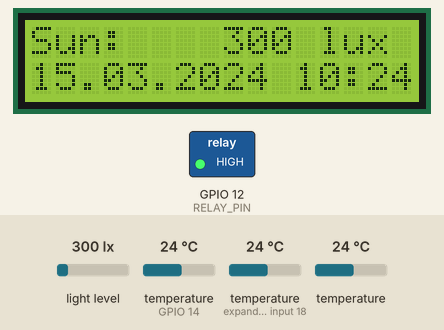
This sketch was run on a simulated ESP8266 (NodeMCU). On the bench: 16×2 character LCD, switched loads named in the sketch (green lamp = pin HIGH). Inputs (shaded band) come from the test bench; at power-on: temperature (sensors on GPIO 14, expander input 18) 24 °C, light level 300 lx, temperature 24 °C. WiFi joins after 1.5 s; servers stay silent unless stated; the local clock reads 2024-03-15 10:24:30 at power-on unless the sketch sets it; web services answer with replies made up by the test bench; what the sketch prints to the serial monitor is not drawn.

Above: at 12.4 s.
12.5 s: temperature (sensor on GPIO 14) set to 12 °C
At 17.7 s:
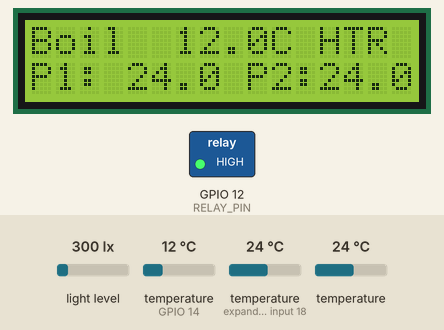
18.6 s: light level set to 1000 lx
At 22.7 s:
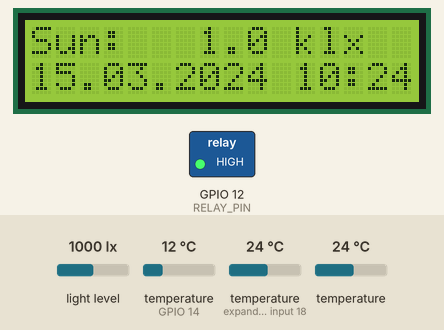
24.8 s: temperature (sensor on expander input 18) set to 12 °C
At 27.21 s:
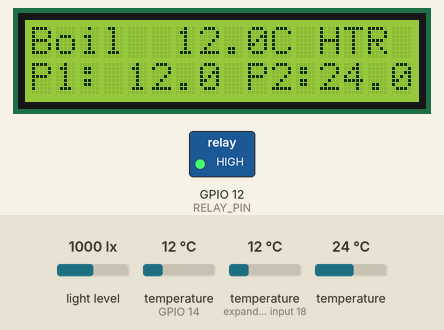
28.8 s: temperature (sensor 214) set to 12 °C
At 32.8 s:
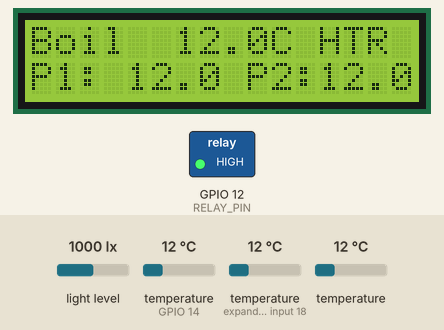
33.6 s: light level set to 40 lx
At 37.8 s:
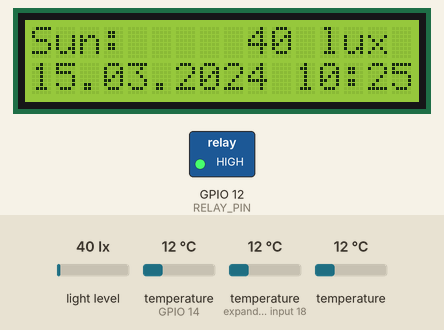
39.8 s: temperature (sensor on GPIO 14) set to 19 °C
At 42.8 s:
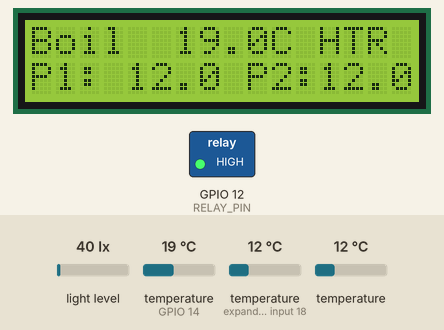
Timing chart, 0 to 44.3 s (numbered marks = the images above; inputs shaded):
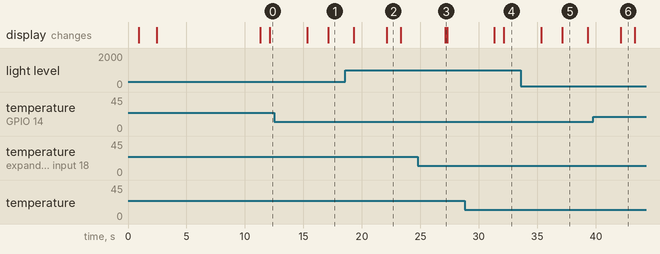

Measured:
- after the input at 12.5 s, the display: first differs from a run without the input after 4.6 s (image 1)
- after the input at 18.6 s, the display: first differs from a run without the input after 3.5 s (image 2)
- after the input at 24.8 s, the display: changes after 2.3 s (image 3)
- after the input at 28.8 s, the display: first differs from a run without the input after 3.3 s (image 4)
- after the input at 33.6 s, the display: first differs from a run without the input after 3.5 s (image 5)
- after the input at 39.8 s, the display: changes after 2.3 s (image 6)
- what the display in image 2 shows lasts 1.2 s, from 22.1 s to 23.3 s

The sketch:

solar_controller_8266.ino
```cpp
/*
 * ═══════════════════════════════════════════════════════════════
 *  Solar Water Heater Controller  —  NodeMCU ESP8266
 * ═══════════════════════════════════════════════════════════════
 *  Hardware wiring (NodeMCU v1.0 / LoLin):
 *
 *  Sensor / Device      NodeMCU pin   GPIO
 *  ─────────────────    ───────────   ────
 *  DS18B20 data line    D5            GPIO14
 *  BH1750 SDA           D2            GPIO4
 *  BH1750 SCL           D1            GPIO5
 *  LCD 1602 SDA         D2            GPIO4   (same I2C bus)
 *  LCD 1602 SCL         D1            GPIO5
 *  5V Relay IN          D6            GPIO12
 *
 *  DS18B20: connect 4.7 kΩ pull-up between data and 3.3 V.
 *  Relay:   most 5 V modules work fine with 3.3 V logic on IN pin.
 *
 *  Features:
 *    ✓ NTP time sync with Czech DST (auto)
 *    ✓ LCD paging: temperatures / lux+time
 *    ✓ ThingSpeak live telemetry (5 fields)
 *    ✓ Google Sheets logging every 5 min (HTTPS + redirect follow)
 *    ✓ Solar-first relay logic with hysteresis + safety limits
 *
 *  Board: "NodeMCU 1.0 (ESP-12E Module)"  in Arduino board manager
 *
 *  Required libraries (Library Manager):
 *    - OneWire
 *    - DallasTemperature
 *    - BH1750  (by Christopher Laws)
 *    - LiquidCrystal I2C  (by Frank de Brabander)
 *    — Everything else is part of the ESP8266 Arduino core
 * ═══════════════════════════════════════════════════════════════
 */

#include <ESP8266WiFi.h>
#include <ESP8266HTTPClient.h>
#include <WiFiClientSecure.h>       // BearSSL, part of ESP8266 core
#include <OneWire.h>
#include <DallasTemperature.h>
#include <BH1750.h>
#include <Wire.h>
#include <LiquidCrystal_I2C.h>
#include <time.h>
#include <coredecls.h>              // settimeofday_cb() for NTP callback

// ┌─────────────────────────────────────────────────────────────┐
// │  USER CONFIGURATION                                         │
// └─────────────────────────────────────────────────────────────┘

// WiFi
const char* WIFI_SSID     = "YOUR_WIFI_SSID";
const char* WIFI_PASSWORD = "YOUR_WIFI_PASSWORD";

// ThingSpeak  →  thingspeak.com (free account)
// Fields: 1=Boiler  2=Panel1  3=Panel2  4=Lux  5=Relay
const char* TS_WRITE_KEY  = "YOUR_THINGSPEAK_WRITE_API_KEY";

// Google Apps Script web app URL  (see GoogleAppsScript.gs)
const char* GS_SCRIPT_URL = "https://script.google.com/macros/s/YOUR_SCRIPT_ID/exec";

// POSIX timezone string — Czech Republic, auto-DST
// CET (UTC+1) winter, CEST (UTC+2) summer
const char* NTP_TZ     = "CET-1CEST,M3.5.0,M10.5.0/3";
const char* NTP_SERVER = "pool.ntp.org";

// DS18B20 hardware addresses
// Run ds18b20_scanner.ino first to discover the addresses!
DeviceAddress ADDR_BOILER = { 0x28, 0xAA, 0x00, 0x00, 0x00, 0x00, 0x00, 0x00 };
DeviceAddress ADDR_PANEL1 = { 0x28, 0xBB, 0x00, 0x00, 0x00, 0x00, 0x00, 0x00 };
DeviceAddress ADDR_PANEL2 = { 0x28, 0xCC, 0x00, 0x00, 0x00, 0x00, 0x00, 0x00 };

// ┌─────────────────────────────────────────────────────────────┐
// │  RELAY / CONTROL PARAMETERS                                 │
// └─────────────────────────────────────────────────────────────┘

// Relay turns ON  when: max(panel1,panel2) - boiler < RELAY_ON_DELTA
// Relay turns OFF when: max(panel1,panel2) - boiler > RELAY_OFF_DELTA
// (hysteresis prevents chattering)
const float RELAY_ON_DELTA  = 5.0f;   // °C
const float RELAY_OFF_DELTA = 8.0f;   // °C

const float BOILER_MAX_TEMP = 80.0f;  // °C  — safety ceiling, relay always OFF
const float BOILER_MIN_TEMP = 35.0f;  // °C  — too cold, relay always ON

// ┌─────────────────────────────────────────────────────────────┐
// │  PIN DEFINITIONS  (NodeMCU GPIO numbers)                    │
// └─────────────────────────────────────────────────────────────┘

#define ONE_WIRE_BUS  14   // D5
#define RELAY_PIN     12   // D6
#define I2C_SDA        4   // D2
#define I2C_SCL        5   // D1

// ┌─────────────────────────────────────────────────────────────┐
// │  TIMING (milliseconds)                                      │
// └─────────────────────────────────────────────────────────────┘

const uint32_t INTERVAL_SENSORS     =  5000UL;   //  5 s
const uint32_t INTERVAL_LCD_FLIP    =  4000UL;   //  4 s
const uint32_t INTERVAL_THINGSPEAK  = 30000UL;   // 30 s  (free tier min 15 s)
const uint32_t INTERVAL_SHEETS      = 300000UL;  //  5 min

// ═══════════════════════════════════════════════════════════════
//  Globals
// ═══════════════════════════════════════════════════════════════

OneWire           oneWire(ONE_WIRE_BUS);
DallasTemperature tempSensors(&oneWire);
BH1750            lightMeter;
LiquidCrystal_I2C lcd(0x27, 16, 2);

float tempBoiler = -127.0f;
float tempPanel1 = -127.0f;
float tempPanel2 = -127.0f;
float luxValue   = 0.0f;
bool  relayState = false;

char currentTime[10] = "--:--:--";
char currentDate[12] = "--/--/----";

bool wifiOk    = false;
bool ntpSynced = false;

uint32_t lastSensors    = 0;
uint32_t lastLcdFlip    = 0;
uint32_t lastThingSpeak = 0;
uint32_t lastSheets     = 0;
uint8_t  lcdPage        = 0;

// NTP sync flag — set by callback, avoids polling
volatile bool ntpJustSynced = false;

// ═══════════════════════════════════════════════════════════════
//  NTP callback (ESP8266-specific, fires once on first sync)
// ═══════════════════════════════════════════════════════════════
void ntpSyncCallback() {
  ntpJustSynced = true;
  ntpSynced     = true;
}

// ═══════════════════════════════════════════════════════════════
//  SETUP
// ═══════════════════════════════════════════════════════════════
void setup() {
  Serial.begin(115200);
  Serial.println(F("\n\n=== Solar Controller (ESP8266) Boot ==="));

  // Relay OFF first — safety
  pinMode(RELAY_PIN, OUTPUT);
  digitalWrite(RELAY_PIN, LOW);

  // I2C + LCD
  Wire.begin(I2C_SDA, I2C_SCL);
  lcd.init();
  lcd.backlight();
  lcdMessage("Solar Controller", "Booting...");
  delay(800);

  // DS18B20
  tempSensors.begin();
  tempSensors.setResolution(ADDR_BOILER, 12);
  tempSensors.setResolution(ADDR_PANEL1, 12);
  tempSensors.setResolution(ADDR_PANEL2, 12);
  Serial.printf_P(PSTR("DS18B20 devices found: %d\n"), tempSensors.getDeviceCount());

  // BH1750
  if (lightMeter.begin(BH1750::CONTINUOUS_HIGH_RES_MODE)) {
    Serial.println(F("BH1750 OK"));
  } else {
    Serial.println(F("BH1750 FAIL — check wiring!"));
  }

  // WiFi
  lcdMessage("Connecting WiFi", WIFI_SSID);
  connectWiFi();

  // NTP — ESP8266 uses configTzTime() (POSIX string variant)
  if (wifiOk) {
    settimeofday_cb(ntpSyncCallback);        // callback when synced
    configTzTime(NTP_TZ, NTP_SERVER, "time.cloudflare.com");
    lcdMessage("Syncing NTP...", "");
    Serial.println(F("Waiting for NTP sync..."));
    uint32_t t0 = millis();
    while (!ntpSynced && millis() - t0 < 8000) {
      delay(200);
      yield();  // feed watchdog while waiting
    }
    if (ntpSynced) {
      Serial.println(F("NTP synced!"));
    } else {
      Serial.println(F("NTP timeout — will sync when available"));
    }
  }

  // Initial readings
  readSensors();
  updateRelay();
  refreshTime();
  updateLCD();

  Serial.println(F("=== Boot complete ==="));
}

// ═══════════════════════════════════════════════════════════════
//  LOOP
// ═══════════════════════════════════════════════════════════════
void loop() {
  uint32_t now = millis();

  // WiFi watchdog
  if (WiFi.status() != WL_CONNECTED) {
    wifiOk = false;
    connectWiFi();
  }

  // Sensors + relay
  if (now - lastSensors >= INTERVAL_SENSORS) {
    lastSensors = now;
    readSensors();
    updateRelay();
    refreshTime();
    updateLCD();   // refresh immediately after sensor read
  }

  // LCD page flip
  if (now - lastLcdFlip >= INTERVAL_LCD_FLIP) {
    lastLcdFlip = now;
    lcdPage = (lcdPage + 1) % 2;
    updateLCD();
  }

  // ThingSpeak
  if (wifiOk && now - lastThingSpeak >= INTERVAL_THINGSPEAK) {
    lastThingSpeak = now;
    uploadThingSpeak();
  }

  // Google Sheets
  if (wifiOk && now - lastSheets >= INTERVAL_SHEETS) {
    lastSheets = now;
    uploadGoogleSheets();
  }

  yield();  // keep ESP8266 watchdog happy
}

// ═══════════════════════════════════════════════════════════════
//  WIFI
// ═══════════════════════════════════════════════════════════════
void connectWiFi() {
  if (WiFi.status() == WL_CONNECTED) { wifiOk = true; return; }
  WiFi.mode(WIFI_STA);
  WiFi.begin(WIFI_SSID, WIFI_PASSWORD);
  Serial.print(F("WiFi connecting"));
  uint8_t attempts = 0;
  while (WiFi.status() != WL_CONNECTED && attempts < 24) {
    delay(500);
    Serial.print('.');
    attempts++;
    yield();
  }
  wifiOk = (WiFi.status() == WL_CONNECTED);
  if (wifiOk) {
    Serial.print(F("\nConnected, IP: "));
    Serial.println(WiFi.localIP());
  } else {
    Serial.println(F("\nWiFi failed — offline mode"));
  }
}

// ═══════════════════════════════════════════════════════════════
//  SENSORS
// ═══════════════════════════════════════════════════════════════
void readSensors() {
  tempSensors.requestTemperatures();

  float b  = tempSensors.getTempC(ADDR_BOILER);
  float p1 = tempSensors.getTempC(ADDR_PANEL1);
  float p2 = tempSensors.getTempC(ADDR_PANEL2);

  if (b  != DEVICE_DISCONNECTED_C) tempBoiler = b;
  if (p1 != DEVICE_DISCONNECTED_C) tempPanel1 = p1;
  if (p2 != DEVICE_DISCONNECTED_C) tempPanel2 = p2;

  luxValue = lightMeter.readLightLevel();

  Serial.printf_P(PSTR("[Sensors] Boiler=%.1f°C  P1=%.1f°C  P2=%.1f°C  Lux=%.0f\n"),
                  tempBoiler, tempPanel1, tempPanel2, luxValue);
}

// ═══════════════════════════════════════════════════════════════
//  RELAY CONTROL
// ═══════════════════════════════════════════════════════════════
void updateRelay() {
  // Hard safety limit
  if (tempBoiler >= BOILER_MAX_TEMP) { setRelay(false); return; }
  // Always heat if very cold
  if (tempBoiler <  BOILER_MIN_TEMP) { setRelay(true);  return; }

  float maxPanel = (tempPanel1 > tempPanel2) ? tempPanel1 : tempPanel2;
  float delta    = maxPanel - tempBoiler;

  bool shouldHeat = relayState;  // default: no change

  if (!relayState && delta < RELAY_ON_DELTA)  shouldHeat = true;
  if ( relayState && delta < RELAY_OFF_DELTA) shouldHeat = true;
  if (              delta >= RELAY_OFF_DELTA) shouldHeat = false;

  setRelay(shouldHeat);
}

void setRelay(bool on) {
  if (on != relayState) {
    relayState = on;
    digitalWrite(RELAY_PIN, on ? HIGH : LOW);
    Serial.println(on ? F("[Relay] ON  (electric backup)") : F("[Relay] OFF (solar OK)"));
  }
}

// ═══════════════════════════════════════════════════════════════
//  TIME  —  ESP8266: use time() + localtime(), NOT getLocalTime()
// ═══════════════════════════════════════════════════════════════
void refreshTime() {
  time_t now = time(nullptr);
  if (now < 1000000000UL) return;  // not synced yet (epoch too small)
  ntpSynced = true;
  struct tm* ti = localtime(&now);
  strftime(currentTime, sizeof(currentTime), "%H:%M:%S", ti);
  strftime(currentDate, sizeof(currentDate), "%d.%m.%Y", ti);
}

// ─── helper: build ISO datetime string for HTTP parameters ────
void buildDatetime(char* buf, size_t len) {
  time_t now = time(nullptr);
  if (now < 1000000000UL) {
    strncpy(buf, "unknown", len);
    return;
  }
  struct tm* ti = localtime(&now);
  strftime(buf, len, "%Y-%m-%dT%H:%M:%S", ti);  // T separator avoids space in URL
}

// ═══════════════════════════════════════════════════════════════
//  LCD
// ═══════════════════════════════════════════════════════════════
void lcdMessage(const char* line1, const char* line2) {
  lcd.clear();
  lcd.setCursor(0, 0); lcd.print(line1);
  lcd.setCursor(0, 1); lcd.print(line2);
}

void updateLCD() {
  char row0[17], row1[17];
  lcd.clear();

  if (lcdPage == 0) {
    // Page 0: boiler temp + mode indicator, panel temps
    snprintf(row0, 17, "Boil %5.1fC %-3s", tempBoiler, relayState ? "HTR" : "SOL");
    snprintf(row1, 17, "P1:%5.1f P2:%4.1f", tempPanel1, tempPanel2);
  } else {
    // Page 1: sunshine + date/time
    if (luxValue < 1000.0f) {
      snprintf(row0, 17, "Sun: %6.0f lux", luxValue);
    } else {
      snprintf(row0, 17, "Sun: %5.1f klx", luxValue / 1000.0f);
    }
    // Fit date + time into 16 chars:  "20.05.2025 14:32"
    char tmp[17];
    snprintf(tmp, 17, "%s %s", currentDate, currentTime);
    // Truncate to 16 chars (time may be "--:--:--" if not synced)
    strncpy(row1, tmp, 16);
    row1[16] = '\0';
  }

  lcd.setCursor(0, 0); lcd.print(row0);
  lcd.setCursor(0, 1); lcd.print(row1);
}

// ═══════════════════════════════════════════════════════════════
//  THINGSPEAK  (plain HTTP, api.thingspeak.com is not HTTPS-only)
//  Fields: 1=Boiler  2=Panel1  3=Panel2  4=Lux  5=Relay
// ═══════════════════════════════════════════════════════════════
void uploadThingSpeak() {
  char url[256];
  snprintf(url, sizeof(url),
    "http://api.thingspeak.com/update"
    "?api_key=%s"
    "&field1=%.1f&field2=%.1f&field3=%.1f"
    "&field4=%.0f&field5=%d",
    TS_WRITE_KEY,
    tempBoiler, tempPanel1, tempPanel2,
    luxValue, (int)relayState
  );

  WiFiClient client;
  HTTPClient http;
  // ESP8266 HTTPClient: begin(client, url) — not begin(url) alone
  http.begin(client, url);
  int code = http.GET();
  Serial.printf_P(PSTR("[ThingSpeak] HTTP %d\n"), code);
  http.end();
}

// ═══════════════════════════════════════════════════════════════
//  GOOGLE SHEETS  (HTTPS via BearSSL, follow 302 redirect)
// ═══════════════════════════════════════════════════════════════
void uploadGoogleSheets() {
  char datetime[20];
  buildDatetime(datetime, sizeof(datetime));

  char url[512];
  snprintf(url, sizeof(url),
    "%s"
    "?datetime=%s"
    "&boiler=%.1f&panel1=%.1f&panel2=%.1f"
    "&lux=%.0f&relay=%d",
    GS_SCRIPT_URL,
    datetime,
    tempBoiler, tempPanel1, tempPanel2,
    luxValue, (int)relayState
  );

  // BearSSL client — setInsecure() skips cert verification
  // (acceptable for IoT data logging; the data is not sensitive)
  BearSSL::WiFiClientSecure secureClient;
  secureClient.setInsecure();

  HTTPClient https;
  https.begin(secureClient, url);
  https.setFollowRedirects(HTTPC_STRICT_FOLLOW_REDIRECTS);
  https.setTimeout(8000);   // 8 s — Apps Script can be slow
  int code = https.GET();
  Serial.printf_P(PSTR("[Sheets] HTTP %d\n"), code);
  https.end();
}
```
